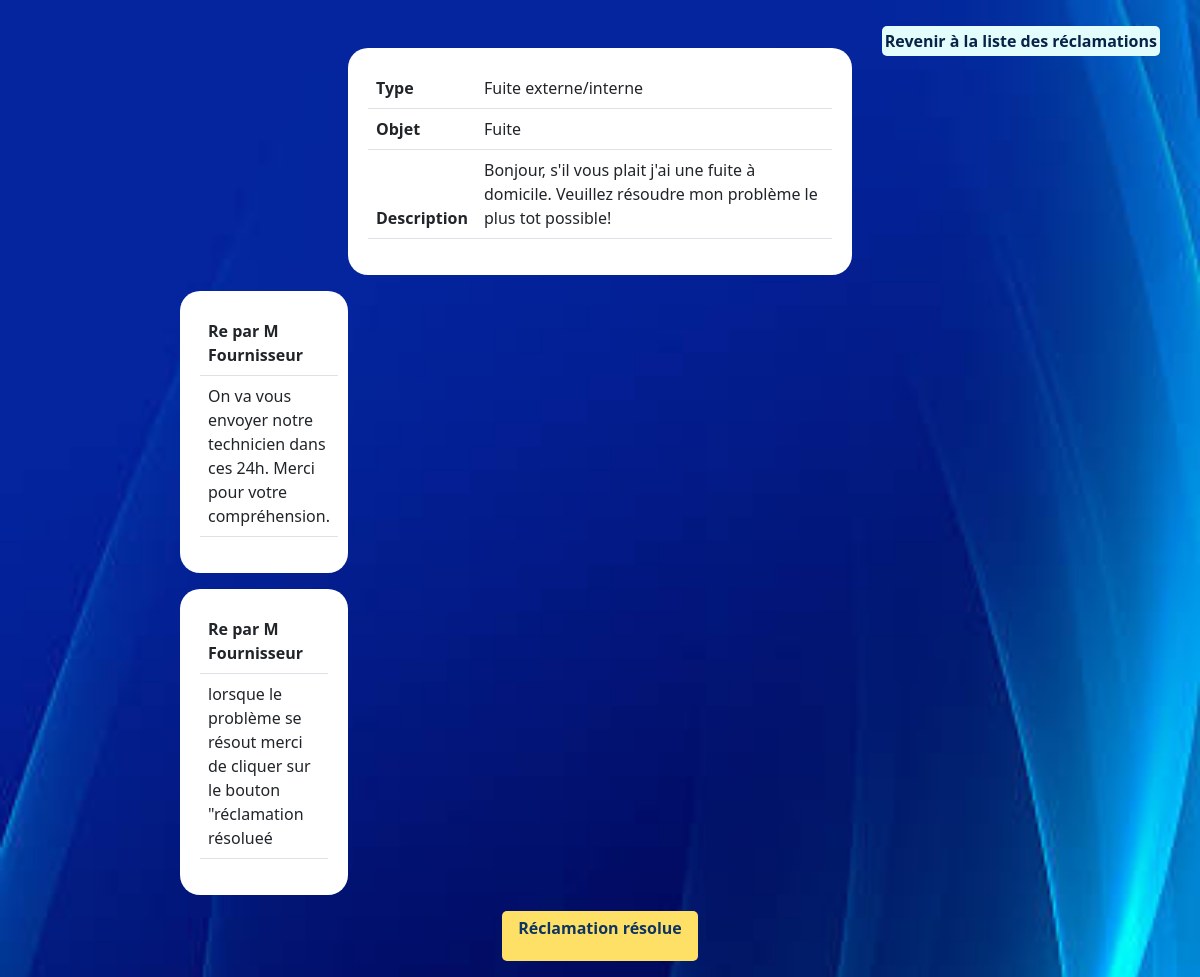
The page /projetElectricite/gestionReclamations/reclamation.php?r=4 (signed in) on the database its author committed.
### tables this page shows
CREATE TABLE `reclamations` (
  `id` int(100) NOT NULL,
  `type` varchar(255) NOT NULL,
  `objet` varchar(255) NOT NULL,
  `description` text NOT NULL,
  `state` int(5) NOT NULL,
  `date` date NOT NULL,
  `idClient` int(100) NOT NULL
);

CREATE TABLE `reponses` (
  `id` int(100) NOT NULL,
  `reponse` text NOT NULL,
  `date` date NOT NULL,
  `idAdmin` int(100) DEFAULT NULL,
  `idClient` int(100) DEFAULT NULL,
  `idReclamation` int(100) NOT NULL
);

### projetElectricite/connex.php (called while the page is built, shortened)
<?php
function valider($var){
    if(isset($var) and !empty($var)){
        return trim(htmlspecialchars($var));
    }else{
        return "";
    }
}

### projetElectricite/gestionReclamations/reclamation.php (the view, shortened to what this page needs)
<?php
require_once("../connex.php");
if($consomm=valider($_GET['r'])){
    if($_SESSION['isAdmin']==1){
        $lien="listReclamationByF.php";
    }else if($_SESSION['isAdmin']==0){
        $lien="listReclamationByC.php";
    }
    $pdostat = $pdo->prepare(
    "select * from reclamations where id=".$consomm);
    $pdostat->execute();
    $T1=$pdostat->fetchAll()[0];
    $content="<div class='bgNew'>".'
    <div class="d-flex justify-content-center gap-3 mb-5" style="position:absolute; top:10px; right:40px;">
        <div class="d-flex gap-5 justify-content-center mt-3">
            <div class="modifier">
                <a href='.$lien.'>Revenir à la liste des réclamations</a>
            </div>
        </div>
    </div>'."
    <div class='conteneur d-flex flex-column justify-content-center align-items-center gap-3'><div class='reclamation mt-5'><table class='table .table-striped'>
    <thead>
      <tr><th scope='row'>Type</th><td>".$T1['type']."</td></tr><tr><th scope='row'>Objet</th><td>".$T1['objet']."</td></tr><tr><th>Description</th><td>".$T1['description']."</td></tr></table></div>";
    $pdostat2=$pdo->prepare("select * from reponses where idReclamation=? order by date");
    $pdostat2->bindValue(1,$T1['id']);
    $pdostat2->execute();
    $position="";
    foreach($pdostat2 as $reponse){
            if(($reponse['idAdmin']==$_SESSION['id'] && isset($_SESSION['isAdmin']) && $_SESSION['isAdmin']==1)  || ($reponse['idClient']==$_SESSION['id'] && isset($_SESSION['isAdmin']) && $_SESSION['isAdmin']==0) ){
                $qui="De votre part";
                $position="align-self-end mx-5";
            }else if($reponse['idAdmin']!=null){
                $qui="Re par M Fournisseur";
                $position="align-self-start ml-5";
            }else if($reponse['idClient']!=null){
                $qui="Re par M client";
                $position="align-self-start ml-5";
            }
        $content.='<div class="reponse '.$position.'"><table class="table .table-striped"><tr><th>'.$qui.'</th></tr><tr><td>'.$reponse['reponse'].'</td></tr></table></div>';
    }
    if($T1['state'] ==0){
        $content.='<div class="littleFrm formu formu2 d-flex justify-content-center align-items-center gap-5 flex-row-reverse">
                        <form method="POST" action="traitAddReponse.php" class="d-flex  align-items-center flex-column">
                            <div class="betS form-floating d-flex justify-content-center align-items-center flex-column">
                                <div class="beT form-floating mb-3 ml-3">
                                    <textarea class="form-control" placeholder="Envoyer une réponse?" id="floatingTextarea" name="reponse"></textarea>
                                    <label for="floatingTextarea">Réponse</label>
                                </div>
                                <input type="hidden" name="idReclamation" value="'.$T1['id'].'">
                                <div class="mybtns form-floating mb-3 ml-3 d-flex gap-3">
                                    <div class="mb-3 me-2">
                                        <input type="submit" value="Envoyer">
                                    </div>
                                    <div class="mb-3 d-flex justify-content-center align-items-center" id="annuler"><a  href="'.$lien.'">Annuler</a></div>
                                </div>
                            </div>
                        </form>';
      if(($T1['idClient']==$_SESSION['id']) && isset($_SESSION['isAdmin']) && ($_SESSION["isAdmin"] == 0)){
        $content.='     <div class="lien3 justify-">
                            <a href="resoudreReclamation.php?r='.urlencode($T1['id']).'">Marquer cette réclamation comme résolue?</a>
                        </div>';
      }
    }else{
        $content.="     <div class='d-flex justify-content-around mb-3 gap-5'>
                            <div class='info px-3'><p>Réclamation résolue</p></div>
                        </div>
                    </div>";
    }
    require_once("../layout.php");
}

### projetElectricite/layout.php (style rules this page uses)
body { min-height: 100vh; background-image: url('images/im3.jpg'); background-repeat: repeat; background-size: cover; backdrop-filter: blur(8px); background-position: bottom -70px right 0px; display: flex; justify-content: center; align-items: center; }
.bgNew { min-height: 100vh; width: 100%; background-image: url('images/im6.jpg'); background-repeat: no-repeat; background-size: cover; display: flex; justify-content: center; align-items: center; flex-direction: column; gap:40px; }
.reclamation, .reponse { width: 60%; background-color: white; justify-self: start; padding: 20px; border-radius: 20px; }
.reponse { width: 20%; }
.conteneur { width: 70%; }
.lien, .lien2, .lien3, .info { padding: 5px; border-radius: 5px; background-color: rgb(44,242,255); }
.lien a , .lien2 a, .lien3 a, .info p, .btnN input { text-decoration: none !important; color:rgb(14,53,96); font-weight: bold; }
.lien3, .info,.btnN { background-color: rgb(255, 224, 102) !important; text-align: center; }
.mybtns input, #annuler, .modifier { background-color: rgb(227,252,252); color:rgb(9,35,72); border-radius: 5px; font-weight: bold; }
.modifier { padding: 3px; }
#annuler a, .modifier a { text-decoration: none; color:rgb(9,35,72); text-align: center; }

### rows shown on the page
reclamations: type "Fuite externe/interne", objet "Fuite", description "Bonjour, s'il vous plait j'ai une fuite à domicile. Veuillez résoudre mon problème le plus tot possible!"
reponses: idAdmin "Re par M Fournisseur", reponse "On va vous envoyer notre technicien dans ces 24h. Merci pour votre compréhension."
reponses: idAdmin "Re par M Fournisseur", reponse "lorsque le problème se résout merci de cliquer sur le bouton \"réclamation résolueé"
